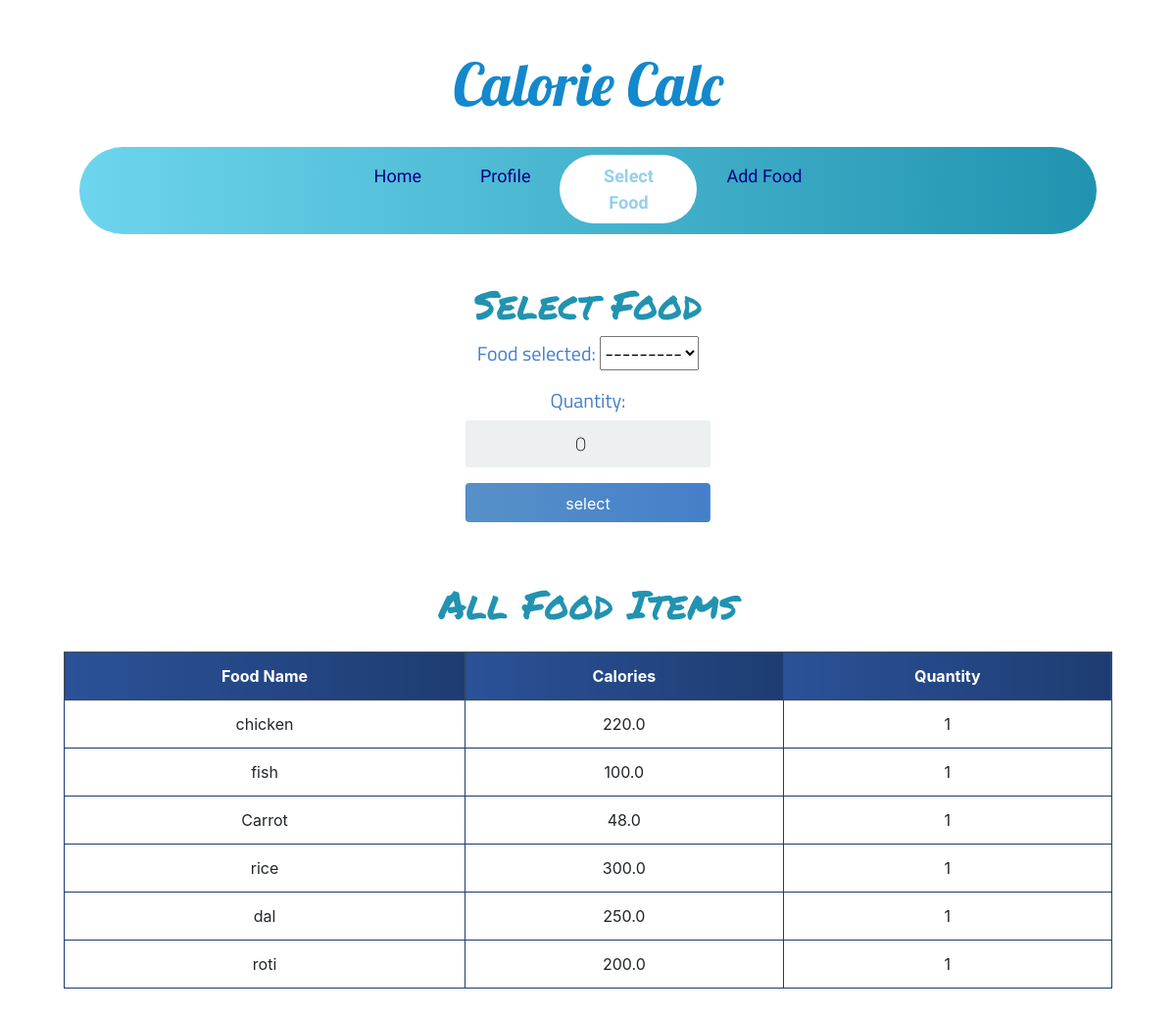
/select_food/ (signed in), run on the app's committed database.
### calories/models.py (models this page shows)
class Food(models.Model):
	name = models.CharField(max_length=200 ,null=False)
	quantity = models.PositiveIntegerField(null=False,default=0)
	calorie = models.FloatField(null=False,default=0)
	person_of = models.ForeignKey(User,null=True,on_delete=models.CASCADE)
	def __str__(self):
		return self.name

### calories/views.py (the view)
# urls.py: path('select_food/',select_food,name='select_food'),
@login_required
def select_food(request):
	person = Profile.objects.filter(person_of=request.user).last()
	food_items = Food.objects.filter(person_of=request.user)
	form = SelectFoodForm(request.user,instance=person)
	if request.method == 'POST':
		form = SelectFoodForm(request.user,request.POST,instance=person)
		if form.is_valid():
			form.save()
			return redirect('home')
	else:
		form = SelectFoodForm(request.user)
	context = {'form':form,'food_items':food_items}
	return render(request, 'select_food.html',context)

### calories/forms.py
class SelectFoodForm(forms.ModelForm):
    class Meta:
        model = Profile
        fields = ('food_selected','quantity',)
    def __init__(self, user, *args, **kwargs):
        super(SelectFoodForm, self).__init__(*args, **kwargs)
        self.fields['food_selected'].queryset = Food.objects.filter(person_of=user)

### templates/select_food.html (shortened to what this page needs)
{% extends 'base.html' %}
{% block content %}
    <div class="login mt-0">
        <div class="login-screen">
            <div class="app-title">
                <h1 class="headline">Select Food</h1>
            </div>
            <form method="POST" action="" class="login-form">
              <h5 class="form-labels">
                {{ form.as_p }}
            </h5>
                <input class="btn login_btn pt-2" type="submit" value="select">
            </form>
        </div>
    </div>
    <div class="container-fluid">
   <h1 class="headline text-center pb-3">All Food Items </h1>
        <table class="table table-bordered text-center">
            <thead class="thead-dark">
                <tr>
                    <th scope="col">Food Name</th>
                    <th scope="col">Calories</th>
                    <th scope="col">Quantity</th>
                </tr>
            </thead>
            <tbody>
                {% for food in food_items %}
                <tr>
                    <td>{{ food.name }}</td>
                    <td>{{ food.calorie }}</td>
                    <td>{{ food.quantity }}</td>
                </tr>
                {% endfor %}
            </tbody>
        </table>
     </div>
{% endblock content %}

### templates/base.html (shortened to what this page needs)
<!DOCTYPE html>
{% load static %}
<html>
<head>
	<link href="{% static 'css/base.css' %}" rel="stylesheet">
	<link rel="stylesheet" href="https://stackpath.bootstrapcdn.com/bootstrap/4.5.2/css/bootstrap.min.css">
</head>
<body>
  <a href={% url "home" %}><h1 class="logo text-center">Calorie Calc</h1></a>
<nav id="navbar-primary" class="navbar navbar-expand-lg navbar-default active" role="navigation">
 <div class="container">
            <div class="collapse navbar-collapse" id="resNav">
            <ul class="navbar-nav justify-content-center">
              {% with url_name=request.resolver_match.url_name %}
              <li class="nav-item"><a class="nav-link  {% if url_name == 'home' %} active{% endif %}" href={% url "home" %}>Home</a></li>
              <li class="nav-item"><a class="nav-link {% if url_name == 'profile' %} active{% endif %}" href={% url "profile" %}>Profile</a></li>
              <li class="nav-item"><a class="nav-link {% if url_name == 'select_food' %} active{% endif %}" href={% url "select_food" %}>Select Food</a></li>
              {% if request.user.is_staff %}
              <li class="nav-item"><a class="nav-link {% if url_name == 'add_food' %} active{% endif %}" href={% url "add_food" %}>Add Food</a></li>
              {% endif %}
              {% endwith %}
            </ul>
            </div>
 </div>
</nav>
        {% block content %}
        {% endblock content %}
</body>
</html>

### static/css/base.css (style rules this page uses)
a { text-decoration:none !important; }
.logo { font-family: 'Lobster', cursive; padding-top:0px; padding-bottom:12px; font-size: 60px; color: #1488CC; color: -webkit-linear-gradient(to right, #2B32B2, #1488CC); color: linear-gradient(to right, #2B32B2, #1488CC); }
#navbar-primary.navbar-default .navbar-nav { width: 100%; text-align: center; background: #2193b0; background: -webkit-linear-gradient(to right, #6dd5ed, #2193b0); background: linear-gradient(to right, #6dd5ed, #2193b0); border-radius: 100px ; }
#navbar-primary.navbar-default .navbar-nav > li { display: inline-block; float: none; vertical-align: top; padding-top: 8px; padding-bottom: 8px; font-family: 'Grandstander', cursive }
#navbar-primary.navbar-default .navbar-nav > li > a { padding-left: 30px; padding-right: 30px; color:#000080; font-size: 18px; text-decoration:none; }
ul.navbar-nav .nav-item:after { content: ''; display: block; height: 3px; width: 0; transition: width .5s ease, background-color .5s ease; }
.navbar-nav .nav-item > a.active { width: 140px; background: white ; border-radius: 100px ; color: rgb(149, 208, 235) !important; text-align : center; font-weight: bolder; display: block; text-decoration: none; }
body { font-family: Arial; background-color: #3498DB; padding: 50px; }
.login { margin: 20px auto; width: 300px; }
.login-screen { background-color: #FFF; padding: 20px; border-radius: 5px }
.app-title { text-align: center; color: #777; }
.login-form { text-align: center; }
input { text-align: center; background-color: #ECF0F1; border: 2px solid transparent; border-radius: 3px; font-size: 16px; font-weight: 200; padding: 10px 0; width: 250px; transition: border .5s; }
.btn { background: #457fca; background: -webkit-linear-gradient(to right, #5691c8, #457fca); background: linear-gradient(to right, #5691c8, #457fca); color: white !important; font-size: 16px; line-height: 25px; padding: 10px 0; text-decoration: none; text-shadow: none; border-radius: 3px; box-shadow: none; transition: 0.25s; display: block; width: 250px; margin: 0 auto; }
th { background: #1e3c72; background: -webkit-linear-gradient(to right, #2a5298, #1e3c72); background: linear-gradient(to right, #2a5298, #1e3c72); }
.headline { font-family: 'Permanent Marker', cursive; padding-top:20px; color: #2193b0; color: -webkit-linear-gradient(to right, #6dd5ed, #2193b0); color: linear-gradient(to right, #6dd5ed, #2193b0); }
.table { background-color: white; color: #18AD7C; }
table.table-bordered > thead > tr > th { border:1px solid #1e3c72; }
table.table-bordered > tbody > tr > td { border:1px solid #1e3c72; }
.form-labels { font-family: 'Titillium Web', sans-serif; color:#457fca; }

### data on the page
Food: name "chicken", calorie "220.0", quantity "1"
Food: name "fish", calorie "100.0", quantity "1"
Food: name "Carrot", calorie "48.0", quantity "1"
Food: name "rice", calorie "300.0", quantity "1"
Food: name "dal", calorie "250.0", quantity "1"
Food: name "roti", calorie "200.0", quantity "1"
